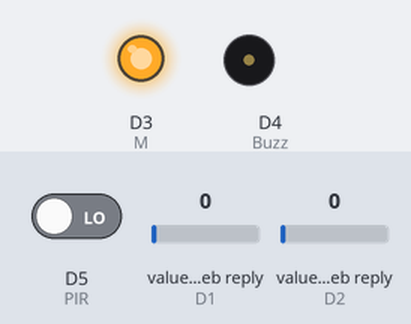
This sketch was run on a simulated Arduino MKR. Parts: output pins drawn as LEDs (lit = HIGH), buzzer (waves = sounding, pin HIGH). The test bench sets the inputs (shaded band); at power-on: D5 (PIR) LOW, value in the web reply (sensors on D1, D2) 0. WiFi joins after 1.5 s; servers stay silent unless stated; web services answer with replies made up by the test bench; not simulated (calls return 0 or success): secrets.h; what the sketch prints to the serial monitor is not drawn.

Above: at 8.0 s.
8.1 s: D5 (PIR) driven HIGH
At 9.05 s:
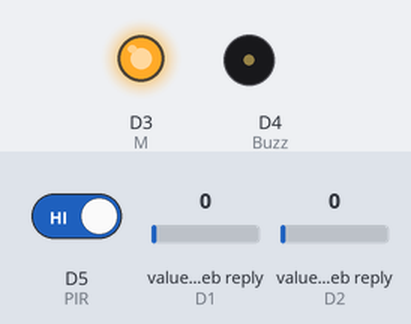
11.4 s: value in the web reply (sensor on D1) set to 2
At 12.9 s:
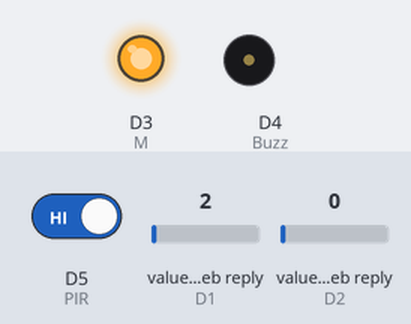
Timing chart, 0 to 14.4 s (numbered marks = the images above; inputs shaded):
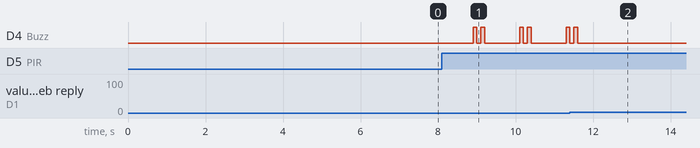

Measured:
- after the input at 8.1 s, D4 (Buzz): LOW → HIGH after 0.80 s, → LOW 0.10 s later, → HIGH 0.10 s later, → LOW 0.10 s later, … (9 changes in this stretch)
- after the input at 11.4 s, D4 (Buzz): goes on until 11.6 s, then stays LOW

The sketch:

wifi.ino
```cpp
// Use this file to store all of the private credentials
// and connection details

#define SECRET_SSID "ADMIN_123"		// replace MySSID with your WiFi network name
#define SECRET_PASS "ADMIN_123"	// replace MyPassword with your WiFi password

#define SECRET_CH_ID 1578051			// replace 0000000 with your channel number
#define SECRET_WRITE_APIKEY "9JK0GJG0SDSZ9IWT"   // replace XYZ with your channel write API Key
```

Nano_PIR_Relay.ino
```cpp
#include <WiFiNINA.h>
#include "secrets.h"
#include "ThingSpeak.h"

#define PIR 5
#define M 3
#define Buzz 4


char ssid[] = SECRET_SSID;
char pass[] = SECRET_PASS;
WiFiClient  client;

unsigned long myChannelNumber = SECRET_CH_ID;
const char * myWriteAPIKey = SECRET_WRITE_APIKEY;

void setup() {
  pinMode(PIR,INPUT);
  pinMode(M,OUTPUT);
  pinMode(Buzz,OUTPUT);
  digitalWrite(M,HIGH);

  if (WiFi.status() == WL_NO_MODULE) {
    Serial.println("Communication with WiFi module failed!");
    while (true);
  }
  String fv = WiFi.firmwareVersion();
 if (fv != "1.0.0") {
    Serial.println("Please upgrade the firmware");
  }
  ThingSpeak.begin(client);
  Upload_data(0);

}

void loop() {
  int pd=digitalRead(PIR);
  int st1=ThingSpeak.readFloatField(myChannelNumber,1,myWriteAPIKey);

  if (st1==1 && pd==0){
   Upload_data(0);}

  if (st1==0 && pd==1){
   digitalWrite(Buzz,HIGH);
   delay(100);
   digitalWrite(Buzz,LOW);
   delay(100);
   digitalWrite(Buzz,HIGH);
   delay(100);
   digitalWrite(Buzz,LOW);
   Upload_data(1);}

  int gate=ThingSpeak.readFloatField(myChannelNumber,2,myWriteAPIKey);
  if (gate==1)
     {
      digitalWrite(M,LOW);
      delay(20000);
      digitalWrite(M,HIGH);}

}

void Upload_data(int L){
   if (WiFi.status() != WL_CONNECTED) {
    //Serial.print("Attempting to connect to SSID: ");
    //Serial.println(SECRET_SSID);
    while (WiFi.status() != WL_CONNECTED) {
      WiFi.begin(ssid, pass);
      //Serial.print(".");
      delay(5000);
    }
    //Serial.println("\nConnected.");
  }
  ThingSpeak.setField(1, L);
  int x = ThingSpeak.writeFields(myChannelNumber, myWriteAPIKey);
  if (x == 200) {
    //Serial.println("Channel update successful.");
  }
}
```
